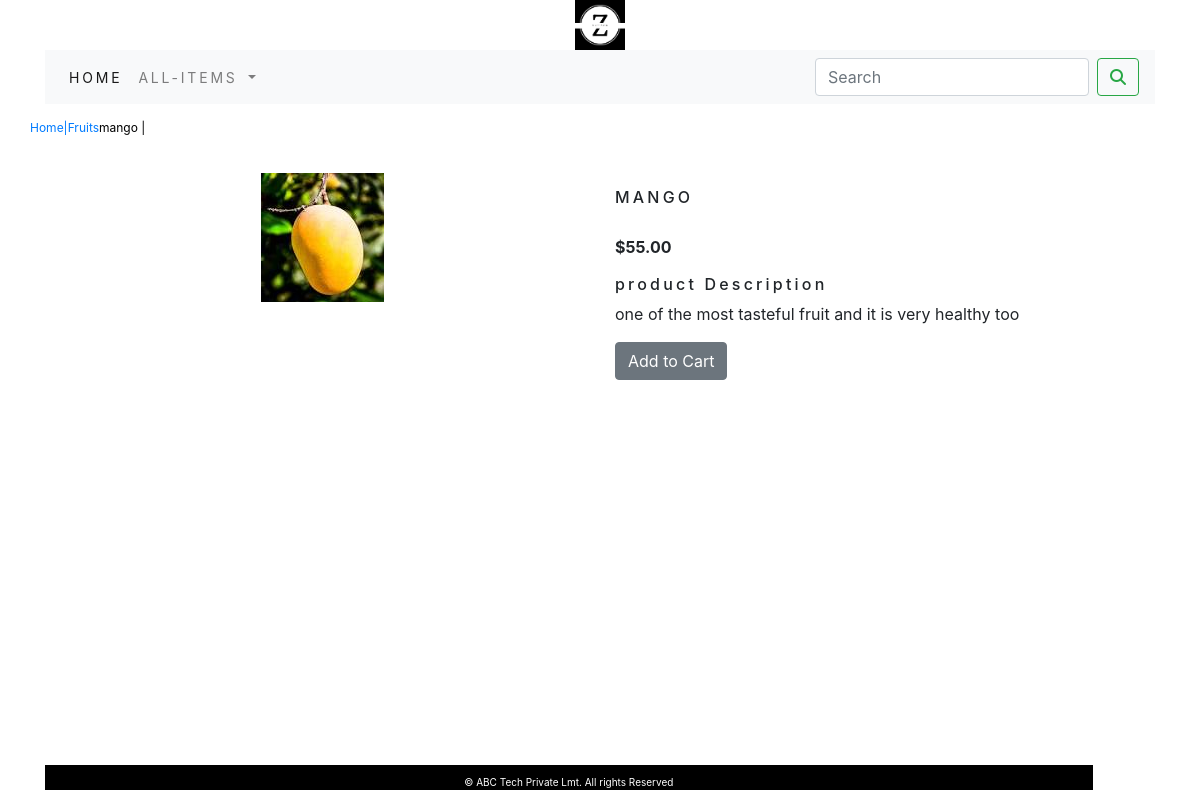
The page /shop/fruits/mango/ on the database its author committed.
### shopapp/models.py (models this page shows, shortened)
class Product(models.Model):
    name=models.CharField(max_length=250,unique=True)
    slug=models.SlugField(max_length=250,unique=True)
    description=models.TextField(blank=True)
    Price=models.DecimalField(max_digits=10,decimal_places=2)
    category=models.ForeignKey(Category, on_delete=models.CASCADE)
    image=models.ImageField(upload_to='Product')
    stock=models.IntegerField()
    available=models.BooleanField(default=True)
    created=models.DateTimeField(auto_now_add=True)
    updated=models.DateTimeField(auto_now=True)
    class Meta:
        ordering = ['name']
        verbose_name = 'product'
        verbose_name_plural = 'products'

class Category(models.Model):
    name = models.CharField(max_length=250, unique=True)
    slug = models.SlugField(max_length=250, unique=True)
    description = models.TextField(blank=True)
    image = models.ImageField(upload_to='Category',blank=True)
    class Meta:
        ordering = ['name']
        verbose_name = 'category'
        verbose_name_plural = 'Categories'
    def get_url(self):
        return reverse('shopapp:Product_by_category',args=[self.slug])
    def __str__(self):
        return '{}'.format(self.name)

### shopapp/views.py (the view)
# urls.py: path('<slug:c_slug>/<slug:product_slug>/',views.prodetail, name='prodetail')
def prodetail(request,c_slug,product_slug):
        product=Product.objects.get(category__slug=c_slug,slug=product_slug)
        return render(request,'product.html',{'product':product})

### cartapp/context_processor.py (called while the page is built)
def counter(request):
    item_count=0
    if 'admin' in request.path:
        return {}
    else:
         try:
             cart=Cart.objects.filter(cart_id=cart_id(request))
             cart_item=CartItem.objects.all().filter(cart=cart[:1])
             for i in cart_item:
                 item_count += i.quandity
         except Cart.DoesNotExist:
             item_count=0
    return dict(item_count=item_count)

### cartapp/views.py (called while the page is built)
def cart_id(request):
    cart = request.session.session_key
    if not cart:
        cart=request.session.create()
    return cart

### shopapp/context_processor.py (called while the page is built)
def menu_links(request):
    links=Category.objects.all()
    return dict(links=links)

### templates/product.html (shortened to what this page needs)
{% extends 'base.html' %}
{% load static %}
{% block body %}
<div class="row my_prod">
    <div class="mx_auto">
        <p>
            <a href="{% url 'shopapp:allProdCat' %}">Home|<a href="{{product.category.get_url}}">{{product.category}}</a>{{product.name}} </a>|
        </p>
    </div>
</div>
<div class="container">
    <div class="row">
        <div class="col-12 col sm-12 col-md-12 col-lg-6 text-center" style="min-width:18rem;">
            <img src="{{product.image.url}}" alt="{{product.name}}">
        </div>
            <div class="col-12 col-sm-12 col-md-12 col-lg-6">
                <h1 class="my_prod_title">{{product.name}}</h1>
                <p><b>${{product.Price}}</b></p>
                <h3 class="my_title">product Description</h3>
                <p class="text-justify my_prod_text">{{product.description}}</p>
                {% if product.stock <= 0 %}
                <h4 class="text-justify my_prod_text">Out Of Stock</h4>
                {% else %}
                <a class="btn btn-secondary" href="{% url 'cartapp:add_cart' product.id %}"> Add to Cart </a>
                {% endif %}
            </div>
    </div>
</div>
{% endblock %}

### static/custom.css (style rules this page uses)
.my_title { font-size:16px; text_transform:uppercase; letter-spacing:.2em; }
.my_prod { padding-top:15px; padding-bottom:20px; }
.my_prod .mx_auto { color:black; font-size:12px; text_decoration:None; }
.my_prod_title { font-size:16px; text-transform:uppercase; letter-spacing:.2em; padding-top:15px; padding-bottom:20px; }
.my_prod_text { padding-right:20px; }

### rows shown on the page
Product: category "Fruits", name "mango", image (picture), name "MANGO", Price "55.00", description "one of the most tasteful fruit and it is very healthy too"
